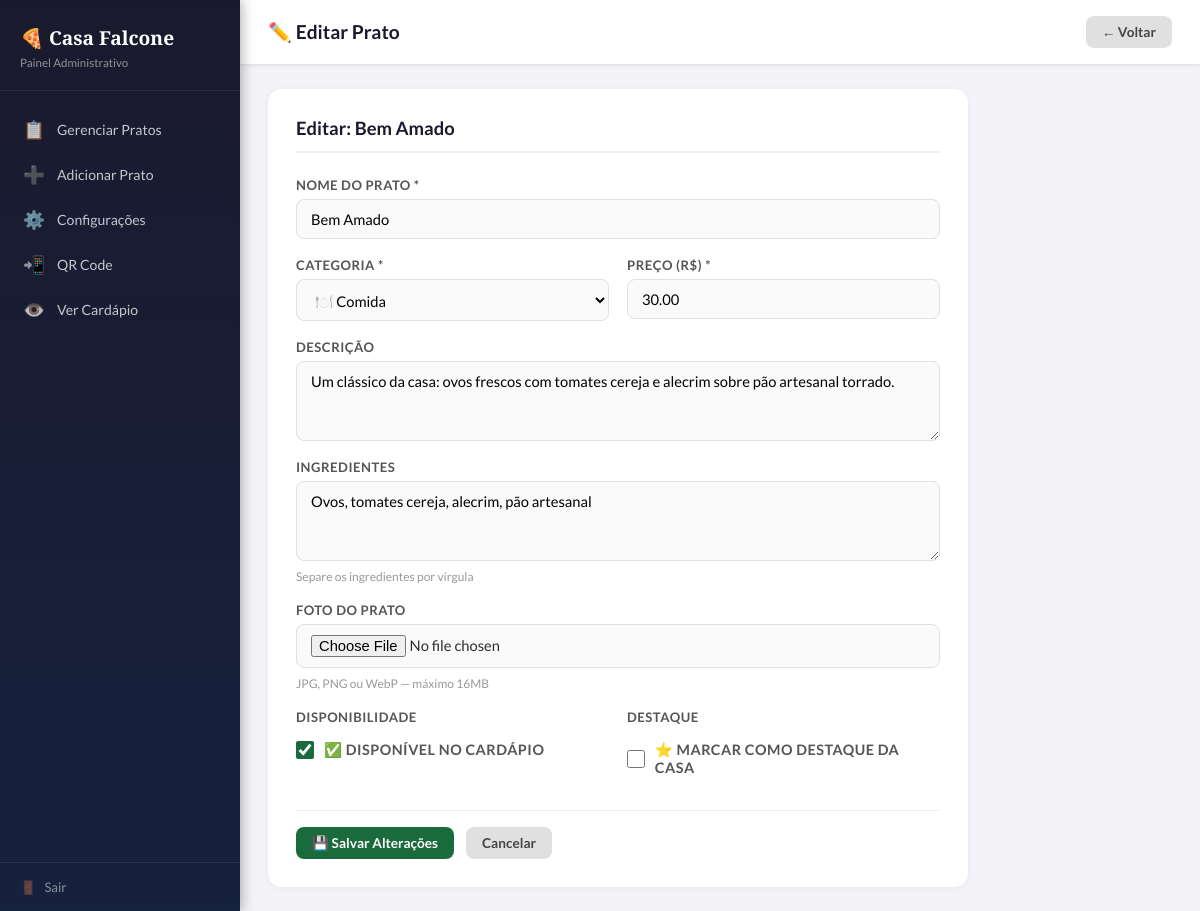
The app's page /admin/prato/2/editar (signed in) with its own data.
### tables this page shows
CREATE TABLE pratos (
        id INTEGER PRIMARY KEY AUTOINCREMENT,
        nome TEXT NOT NULL,
        categoria TEXT NOT NULL CHECK(categoria IN ('comida','bebida','sobremesa')),
        descricao TEXT,
        ingredientes TEXT,
        preco REAL NOT NULL,
        foto TEXT DEFAULT 'default.jpg',
        disponivel INTEGER DEFAULT 1,
        destaque INTEGER DEFAULT 0,
        criado_em TEXT DEFAULT CURRENT_TIMESTAMP
    );

### app.py (the view, shortened to what this page needs)
@app.route('/admin/prato/<int:id>/editar', methods=['GET', 'POST'])
@login_required
def admin_editar_prato(id):
    conn = get_db()
    prato = conn.execute("SELECT * FROM pratos WHERE id = ?", (id,)).fetchone()
    if not prato:
        conn.close()
        flash('Prato não encontrado.', 'error')
        return redirect(url_for('admin_painel'))
    conn.close()
    return render_template('admin_form_prato.html', prato=prato, acao='editar')

### app.py (called while the page is built)
def get_db():
    conn = sqlite3.connect(DB_PATH)
    conn.row_factory = sqlite3.Row
    return conn

def login_required(f):
    @wraps(f)
    def decorated(*args, **kwargs):
        if 'admin_logged' not in session:
            flash('Faça login para acessar o painel.', 'error')
            return redirect(url_for('admin_login'))
        return f(*args, **kwargs)
    return decorated

### templates/admin_form_prato.html (shortened to what this page needs)
<!DOCTYPE html>
<html lang="pt-BR">
<head>
  <link rel="stylesheet" href="{{ url_for('static', filename='css/style.css') }}">
</head>
<body>
<div class="admin-layout">
  <aside class="admin-sidebar">
    <div class="sidebar-logo">
      <h2>🍕 Casa Falcone</h2>
      <small>Painel Administrativo</small>
    </div>
    <nav class="sidebar-nav">
      <a href="{{ url_for('admin_painel') }}"><span>📋</span> Gerenciar Pratos</a>
      <a href="{{ url_for('admin_novo_prato') }}" class="{% if acao == 'novo' %}ativo{% endif %}">
        <span>➕</span> Adicionar Prato
      </a>
      <a href="{{ url_for('admin_config') }}"><span>⚙️</span> Configurações</a>
      <a href="{{ url_for('gerar_qrcode') }}" target="_blank"><span>📲</span> QR Code</a>
      <a href="{{ url_for('cardapio') }}" target="_blank"><span>👁️</span> Ver Cardápio</a>
    </nav>
    <div class="sidebar-footer">
      <a href="{{ url_for('admin_logout') }}"><span>🚪</span> Sair</a>
    </div>
  </aside>
  <main class="admin-main">
    <div class="admin-topbar">
      <h1>{% if acao == 'novo' %}➕ Novo Prato{% else %}✏️ Editar Prato{% endif %}</h1>
      <a href="{{ url_for('admin_painel') }}" class="btn btn-cinza">← Voltar</a>
    </div>
    <div class="admin-conteudo">
      <div class="form-card">
        <div class="form-titulo">
          {% if acao == 'novo' %}Cadastrar novo prato{% else %}Editar: {{ prato.nome }}{% endif %}
        </div>
        <form method="POST" enctype="multipart/form-data">
          <div class="form-grid">
            <div class="form-group full">
              <label>Nome do Prato *</label>
              <input type="text" name="nome" required
                     value="{% if prato %}{{ prato.nome }}{% endif %}"
                     placeholder="Ex: Panino Focaccia">
            </div>
            <div class="form-group">
              <label>Categoria *</label>
              <select name="categoria" required>
                <option value="comida" {% if prato and prato.categoria == 'comida' %}selected{% endif %}>🍽️ Comida</option>
              </select>
            </div>
            <div class="form-group">
              <label>Preço (R$) *</label>
              <input type="text" name="preco" required
                     value="{% if prato %}{{ '%.2f'|format(prato.preco) }}{% endif %}"
                     placeholder="Ex: 38.00">
            </div>
            <div class="form-group full">
              <label>Descrição</label>
              <textarea name="descricao" rows="3"
                        placeholder="Descreva o prato de forma apetitosa...">{% if prato %}{{ prato.descricao }}{% endif %}</textarea>
            </div>
            <div class="form-group full">
              <label>Ingredientes</label>
              <textarea name="ingredientes" rows="2"
                        placeholder="Ex: Pão focaccia, muçarela, pesto de limão, rúcula, pancetta">{% if prato %}{{ prato.ingredientes }}{% endif %}</textarea>
              <span class="form-hint">Separe os ingredientes por vírgula</span>
            </div>
            <div class="form-group full">
              <label>Foto do Prato</label>
              <input type="file" name="foto" accept="image/*" id="input-foto" onchange="previewFoto(this)">
              <span class="form-hint">JPG, PNG ou WebP — máximo 16MB</span>
            </div>
            <div class="form-group">
              <label>Disponibilidade</label>
              <div class="form-checkbox">
                <input type="checkbox" name="disponivel" id="disponivel"
                       {% if not prato or prato.disponivel %}checked{% endif %}>
                <label for="disponivel">✅ Disponível no cardápio</label>
              </div>
            </div>
            <div class="form-group">
              <label>Destaque</label>
              <div class="form-checkbox">
                <input type="checkbox" name="destaque" id="destaque"
                       {% if prato and prato.destaque %}checked{% endif %}>
                <label for="destaque">⭐ Marcar como destaque da casa</label>
              </div>
            </div>
          </div>
          <div class="form-acoes">
            <button type="submit" class="btn btn-verde">
              {% if acao == 'novo' %}➕ Adicionar Prato{% else %}💾 Salvar Alterações{% endif %}
            </button>
            <a href="{{ url_for('admin_painel') }}" class="btn btn-cinza">Cancelar</a>
          </div>
        </form>
      </div>
    </div>
  </main>
</div>
</body>
</html>

### static/css/style.css (style rules this page uses)
:root { --verde: #1a6b3c; --verde-claro: #2d8a52; --vermelho: #c0392b; --vermelho-claro: #e74c3c; --branco: #fff; --creme: #faf7f2; --creme-escuro: #f0ebe0; --texto: #2c2c2c; --texto-leve: #6b6b6b; --borda: #ddd5c8; --sombra: rgba(0,0,0,0.10); --fonte-titulo: 'Playfair Display', Georgia, serif; --fonte-corpo: 'Lato', 'Segoe UI', sans-serif; --radius: 14px; --radius-sm: 8px; }
*, *::before, *::after { box-sizing: border-box; margin: 0; padding: 0; }
body { font-family: var(--fonte-corpo); background: var(--creme); color: var(--texto); min-height: 100vh; transition: background .3s, color .3s; }
a { color: inherit; text-decoration: none; }
.admin-layout { display: flex; min-height: 100vh; }
.admin-sidebar { width: 240px; background: linear-gradient(180deg, #1a1a2e 0%, #16213e 100%); color: #e0e0e0; display: flex; flex-direction: column; padding: 0; position: fixed; top: 0; left: 0; bottom: 0; z-index: 200; box-shadow: 2px 0 12px rgba(0,0,0,0.3); transition: transform .3s; }
.sidebar-logo { padding: 24px 20px 20px; border-bottom: 1px solid rgba(255,255,255,0.08); }
.sidebar-logo h2 { font-family: var(--fonte-titulo); font-size: 1.2rem; color: #fff; }
.sidebar-logo small { font-size: 0.72rem; opacity: 0.6; }
.sidebar-nav { flex: 1; padding: 16px 0; }
.sidebar-nav a { display: flex; align-items: center; gap: 12px; padding: 12px 20px; color: rgba(255,255,255,0.75); font-size: 0.88rem; transition: all .2s; border-left: 3px solid transparent; }
.sidebar-nav a span { font-size: 1.1rem; }
.sidebar-footer { padding: 16px 20px; border-top: 1px solid rgba(255,255,255,0.08); }
.sidebar-footer a { display: flex; align-items: center; gap: 8px; color: rgba(255,255,255,0.5); font-size: 0.82rem; }
.admin-main { margin-left: 240px; flex: 1; background: #f4f4f8; min-height: 100vh; }
.admin-topbar { background: #fff; border-bottom: 1px solid #e5e5e5; padding: 16px 28px; display: flex; align-items: center; justify-content: space-between; box-shadow: 0 1px 4px rgba(0,0,0,0.06); }
.admin-topbar h1 { font-size: 1.2rem; font-weight: 700; color: #1a1a2e; }
.admin-conteudo { padding: 24px 28px; }
.btn { display: inline-flex; align-items: center; gap: 6px; padding: 8px 16px; border-radius: var(--radius-sm); border: none; cursor: pointer; font-size: 0.85rem; font-weight: 600; text-decoration: none; transition: all .2s; font-family: var(--fonte-corpo); }
.btn-verde { background: var(--verde); color: #fff; }
.btn-cinza { background: #e0e0e0; color: #444; }
.form-card { background: #fff; border-radius: var(--radius); box-shadow: 0 1px 6px rgba(0,0,0,0.06); padding: 28px; max-width: 700px; }
.form-titulo { font-size: 1.15rem; font-weight: 700; margin-bottom: 24px; color: #1a1a2e; border-bottom: 2px solid #f0f0f0; padding-bottom: 12px; }
.form-grid { display: grid; grid-template-columns: 1fr 1fr; gap: 18px; }
.form-group { display: flex; flex-direction: column; gap: 6px; }
.form-group.full { grid-column: 1 / -1; }
.form-group label { font-size: 0.82rem; font-weight: 700; color: #555; text-transform: uppercase; letter-spacing: 0.5px; }
.form-group input, .form-group select, .form-group textarea { padding: 10px 14px; border: 1.5px solid #e0e0e0; border-radius: var(--radius-sm); font-size: 0.92rem; font-family: var(--fonte-corpo); background: #fafafa; transition: border-color .2s; outline: none; }
.form-group textarea { resize: vertical; min-height: 80px; }
.form-checkbox { display: flex; align-items: center; gap: 10px; padding: 10px 0; }
.form-checkbox input { width: 18px; height: 18px; cursor: pointer; accent-color: var(--verde); }
.form-checkbox label { font-size: 0.9rem; font-weight: 600; cursor: pointer; }
.form-acoes { display: flex; gap: 12px; margin-top: 24px; padding-top: 16px; border-top: 1px solid #f0f0f0; }
.form-hint { font-size: 0.75rem; color: #999; margin-top: 2px; }

### records on screen
pratos: nome "Bem Amado", categoria "🍽️ Comida", preco "30.00", descricao "Um clássico da casa: ovos frescos com tomates cereja e alecrim sobre pão artesanal torrado.", ingredientes "Ovos, tomates cereja, alecrim, pão artesanal", disponivel "☑"
